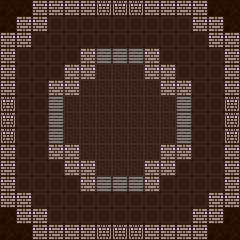

Tiled map render using the project's own tile images. Description and the whole map definition, tile-layer contents included, below:
An orthogonal 15x15 tile map with 16x16 px tiles, 3 tile layers (floor, wall, units), 1 hidden layer not drawn.

<map version="1.10" tiledversion="2025.05.05" orientation="orthogonal" renderorder="right-down" width="15" height="15" tilewidth="16" tileheight="16" infinite="0" nextlayerid="6" nextobjectid="1">
 <tileset firstgid="1" source="../../tiles/battle/xbase.tsx" />
 <layer id="1" name="floor" width="15" height="15">
  <data encoding="csv">
1,1,1,1,1,1,1,1,1,1,1,1,1,1,1,
1,1,1,1,1,1,1,1,1,1,1,1,1,1,1,
1,1,1,1,1,1,1,1,1,1,1,1,1,1,1,
1,1,1,1,1,2,2,2,2,2,1,1,1,1,1,
1,1,1,1,2,2,2,2,2,2,2,1,1,1,1,
1,1,1,2,2,2,2,2,2,2,2,2,1,1,1,
1,1,1,2,2,2,2,2,2,2,2,2,1,1,1,
1,1,1,2,2,2,2,2,2,2,2,2,1,1,1,
1,1,1,2,2,2,2,2,2,2,2,2,1,1,1,
1,1,1,2,2,2,2,2,2,2,2,2,1,1,1,
1,1,1,1,2,2,2,2,2,2,2,1,1,1,1,
1,1,1,1,1,2,2,2,2,2,1,1,1,1,1,
1,1,1,1,1,1,1,1,1,1,1,1,1,1,1,
1,1,1,1,1,1,1,1,1,1,1,1,1,1,1,
1,1,1,1,1,1,1,1,1,1,1,1,1,1,1
</data>
 </layer>
 <layer id="3" name="wall" width="15" height="15">
  <data encoding="csv">
11,11,3,3,3,3,5,5,5,3,3,3,3,11,11,
11,3,3,0,0,0,0,0,0,0,0,0,3,3,11,
3,3,0,0,0,0,0,0,0,0,0,0,0,3,3,
3,0,0,0,0,3,6,6,6,3,0,0,0,0,3,
3,0,0,0,3,3,0,0,0,3,3,0,0,0,3,
3,0,0,3,3,0,0,0,0,0,3,3,0,0,3,
5,0,0,6,0,0,0,0,0,0,0,6,0,0,5,
5,0,0,6,0,0,0,0,0,0,0,6,0,0,5,
5,0,0,6,0,0,0,0,0,0,0,6,0,0,5,
3,0,0,3,3,0,0,0,0,0,3,3,0,0,3,
3,0,0,0,3,3,0,0,0,3,3,0,0,0,3,
3,0,0,0,0,3,6,6,6,3,0,0,0,0,3,
3,3,0,0,0,0,0,0,0,0,0,0,0,3,3,
11,3,3,0,0,0,0,0,0,0,0,0,3,3,11,
11,11,3,3,3,3,5,5,5,3,3,3,3,11,11
</data>
 </layer>
 <layer id="5" name="roof" width="15" height="15" visible="0">
  <data encoding="csv">
11,11,11,11,11,11,11,11,11,11,11,11,11,11,11,
11,11,11,11,11,11,11,11,11,11,11,11,11,11,11,
11,11,11,11,11,11,11,11,11,11,11,11,11,11,11,
11,11,11,11,11,11,11,11,11,11,11,11,11,11,11,
11,11,11,11,11,11,0,0,0,11,11,11,11,11,11,
11,11,11,11,11,0,0,0,0,0,11,11,11,11,11,
11,11,11,11,0,0,0,0,0,0,0,11,11,11,11,
11,11,11,11,0,0,0,0,0,0,0,11,11,11,11,
11,11,11,11,0,0,0,0,0,0,0,11,11,11,11,
11,11,11,11,11,0,0,0,0,0,11,11,11,11,11,
11,11,11,11,11,11,0,0,0,11,11,11,11,11,11,
11,11,11,11,11,11,11,11,11,11,11,11,11,11,11,
11,11,11,11,11,11,11,11,11,11,11,11,11,11,11,
11,11,11,11,11,11,11,11,11,11,11,11,11,11,11,
11,11,11,11,11,11,11,11,11,11,11,11,11,11,11
</data>
 </layer>
 <layer id="4" name="units" width="15" height="15">
  <data encoding="csv">
0,0,0,0,0,0,0,0,0,0,0,0,0,0,0,
0,0,0,0,0,0,0,0,0,0,0,0,0,0,0,
0,0,0,0,0,0,0,0,0,0,0,0,0,0,0,
0,0,0,0,0,0,0,0,0,0,0,0,0,0,0,
0,0,0,0,0,0,0,0,0,0,0,0,0,0,0,
0,0,0,0,0,0,0,0,0,0,0,0,0,0,0,
0,0,0,0,0,0,0,0,0,0,0,0,0,0,0,
0,0,0,0,0,0,0,0,0,0,0,0,0,0,0,
0,0,0,0,0,0,0,0,0,0,0,0,0,0,0,
0,0,0,0,0,0,0,0,0,0,0,0,0,0,0,
0,0,0,0,0,0,0,0,0,0,0,0,0,0,0,
0,0,0,0,0,0,0,0,0,0,0,0,0,0,0,
0,0,0,0,0,0,0,0,0,0,0,0,0,0,0,
0,0,0,0,0,0,0,0,0,0,0,0,0,0,0,
0,0,0,0,0,0,0,0,0,0,0,0,0,0,0
</data>
 </layer>
</map>
